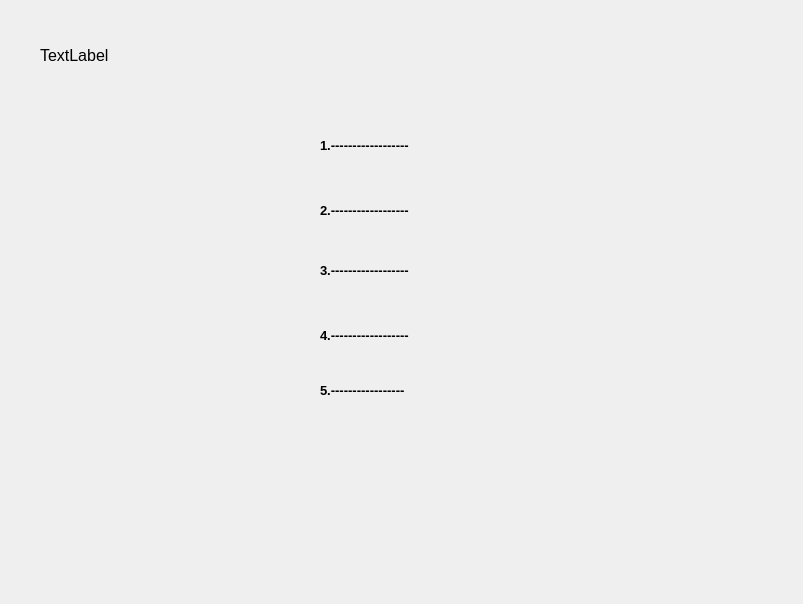
<?xml version="1.0" encoding="UTF-8"?>
<ui version="4.0">
 <class>Widget</class>
 <widget class="QWidget" name="Widget">
  <property name="geometry">
   <rect>
    <x>0</x>
    <y>0</y>
    <width>803</width>
    <height>604</height>
   </rect>
  </property>
  <property name="windowTitle">
   <string>Widget</string>
  </property>
  <widget class="QLabel" name="user">
   <property name="geometry">
    <rect>
     <x>40</x>
     <y>40</y>
     <width>201</width>
     <height>31</height>
    </rect>
   </property>
   <property name="font">
    <font>
     <pointsize>12</pointsize>
    </font>
   </property>
   <property name="text">
    <string>TextLabel</string>
   </property>
  </widget>
  <widget class="QLabel" name="mem1">
   <property name="geometry">
    <rect>
     <x>320</x>
     <y>130</y>
     <width>171</width>
     <height>31</height>
    </rect>
   </property>
   <property name="font">
    <font>
     <pointsize>10</pointsize>
     <weight>75</weight>
     <bold>true</bold>
    </font>
   </property>
   <property name="text">
    <string>1.------------------</string>
   </property>
  </widget>
  <widget class="QLabel" name="mem4">
   <property name="geometry">
    <rect>
     <x>320</x>
     <y>320</y>
     <width>171</width>
     <height>31</height>
    </rect>
   </property>
   <property name="font">
    <font>
     <pointsize>10</pointsize>
     <weight>75</weight>
     <bold>true</bold>
    </font>
   </property>
   <property name="text">
    <string>4.------------------</string>
   </property>
  </widget>
  <widget class="QLabel" name="mem2">
   <property name="geometry">
    <rect>
     <x>320</x>
     <y>200</y>
     <width>171</width>
     <height>21</height>
    </rect>
   </property>
   <property name="font">
    <font>
     <pointsize>10</pointsize>
     <weight>75</weight>
     <bold>true</bold>
    </font>
   </property>
   <property name="text">
    <string>2.------------------</string>
   </property>
  </widget>
  <widget class="QLabel" name="mem5">
   <property name="geometry">
    <rect>
     <x>320</x>
     <y>380</y>
     <width>181</width>
     <height>21</height>
    </rect>
   </property>
   <property name="font">
    <font>
     <pointsize>10</pointsize>
     <weight>75</weight>
     <bold>true</bold>
    </font>
   </property>
   <property name="text">
    <string>5.-----------------</string>
   </property>
  </widget>
  <widget class="QLabel" name="mem3">
   <property name="geometry">
    <rect>
     <x>320</x>
     <y>260</y>
     <width>171</width>
     <height>21</height>
    </rect>
   </property>
   <property name="font">
    <font>
     <pointsize>10</pointsize>
     <weight>75</weight>
     <bold>true</bold>
    </font>
   </property>
   <property name="text">
    <string>3.------------------</string>
   </property>
  </widget>
 </widget>
 <layoutdefault spacing="6" margin="11"/>
 <resources/>
 <connections/>
</ui>
